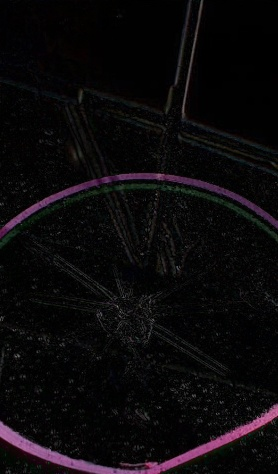
#> input picture assets/data_flow/diff.jpg, 278 x 474 px; its folder holds only this picture in this run
$ python -i generate_anchor.py   (imports and definitions only)
#> lines starting #> are read from the running program, lines starting #| are printed output that depends on the picture; after the words box and inside, x2 and y2 are one past the last pixel; in counts of white or black regions, pixels touching at a corner belong together
#> further down, picture is the input picture: shape (474, 278, 3); mean B, G, R 10.9, 9.4, 11.5
#!/usr/bin/env python3
# -*- coding: utf-8 -*-

import os
import cv2
import numpy as np
import random
from glob import glob
from pathlib import Path
from tqdm import tqdm

# ----------------------------
# Common settings
# ----------------------------
IMG_EXTS = {".jpg", ".jpeg", ".png", ".bmp", ".tif", ".tiff", ".webp"}
VALID_EXTS = {".jpg", ".jpeg", ".png", ".bmp"}


# ============================================================
# Part A) Mix-crack anchor (SeamlessClone with Heavy Source)
# ============================================================
def build_crack_mask_from_source(
    img_b_bgr: np.ndarray,
    canny1: int = 30,
    canny2: int = 100,
    dilate_iter: int = 4,
    close_ksize: int = 7,
    min_area: int = 200,
):
#> called with canny1 = 30, canny2 = 100, dilate_iter = 4, close_ksize = 7, min_area = 200
    gray = cv2.cvtColor(img_b_bgr, cv2.COLOR_BGR2GRAY)
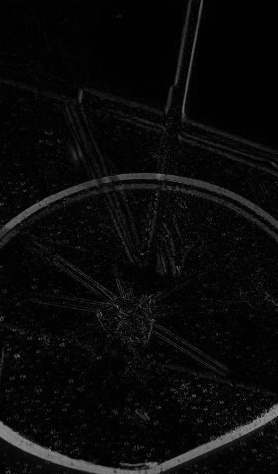
#> gray: shape (474, 278); min 0, max 159, mean 10.2
    edges = cv2.Canny(gray, canny1, canny2)
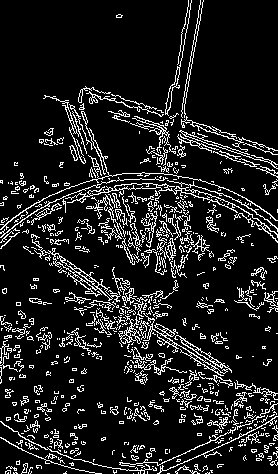
#> edges: shape (474, 278); 12% white in thin lines or dots

    if dilate_iter > 0:
        edges = cv2.dilate(edges, np.ones((3, 3), np.uint8), iterations=dilate_iter)
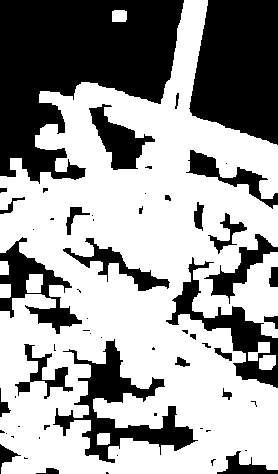
#> edges: shape (474, 278); 61.3% white; 61 black regions (32 under 20 px), largest, box (x1, y1, x2, y2) and area: (0, 0, 184, 184) 20388, (189, 0, 278, 145) 10426, (53, 339, 198, 463) 4954

    if close_ksize and close_ksize > 1:
        k = np.ones((close_ksize, close_ksize), np.uint8)
        edges = cv2.morphologyEx(edges, cv2.MORPH_CLOSE, k)
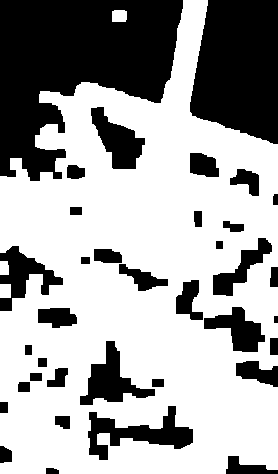
#> edges: shape (474, 278); 64.1% white; 36 black regions, largest, box (x1, y1, x2, y2) and area: (0, 0, 183, 181) 20092, (190, 0, 278, 144) 10424, (88, 406, 193, 460) 2281

    mask = (edges > 0).astype(np.uint8) * 255

    num, labels, stats, _ = cv2.connectedComponentsWithStats(mask, connectivity=8)
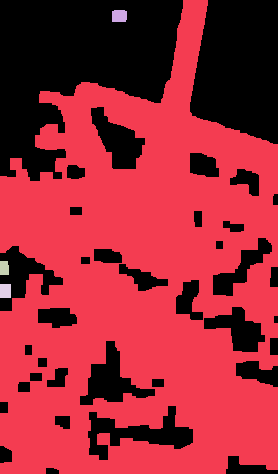
#> labels: shape (474, 278) int32; 5 distinct labels, from 0 to 4; one colour per label, 0 black
#> num = 5; stats = [[0, 0, 278, 474, 47315], [0, 0, 278, 474, 84007], [112, 10, 15, 12, 174], [0, 261, 9, 14, 122], [0, 284, 11, 14, 154]]
    if num > 1:
        clean = np.zeros_like(mask)
        for i in range(1, num):
            if stats[i, cv2.CC_STAT_AREA] >= min_area:
                clean[labels == i] = 255
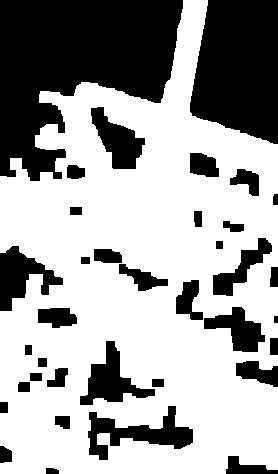
#> clean: shape (474, 278); 63.8% white; 36 black regions, largest, box (x1, y1, x2, y2) and area: (0, 0, 183, 181) 20266, (190, 0, 278, 144) 10424, (88, 406, 193, 460) 2281
        mask = clean

    return mask


# [236 lines left out: functions compute_mask_centroid, shift_image_and_mask_to_center, create_mix_crack_anchor, generate_mix_crack_anchors, create_benign_anchors, run_all_anchors, not called in this run]


# [21 lines not run here, left out]

>>> import cv2
>>> picture = cv2.imread('../../assets/data_flow/diff.jpg')
>>> result = build_crack_mask_from_source(picture)
